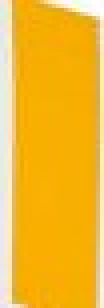
#> input picture project/image.png, 26 x 77 px (shown 4 times larger)
$ python elbow.py
#> lines starting #> are read from the running program, lines starting #| are printed output that depends on the picture
import cv2
import numpy as np
import matplotlib.pyplot as plt
from sklearn.cluster import KMeans
import imutils


from sklearn import metrics
from scipy.spatial.distance import cdist


clusters = 5 # try changing it
img = cv2.imread('image.png')
#> img is the input picture: shape (77, 26, 3); mean B, G, R 48.2, 185.6, 244
org_img = img.copy()
print('Org image shape --> ',img.shape)
#| Org image shape -->  (77, 26, 3)
img = imutils.resize(img,height=200)
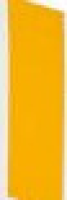
#> img: shape (200, 67, 3); mean B, G, R 48.2, 185.6, 244
print('After resizing shape --> ',img.shape)
#| After resizing shape -->  (200, 67, 3)
flat_img = np.reshape(img,(-1,3))
print('After Flattening shape --> ',flat_img.shape)
#| After Flattening shape -->  (13400, 3)


distortions = []
inertias = []
mapping1 = {}
mapping2 = {}
K = range(1, 10)


for k in K:
    # Building and fitting the model
    kmeanModel = KMeans(n_clusters=k).fit(flat_img)
    kmeanModel.fit(flat_img)

    distortions.append(sum(np.min(cdist(flat_img, kmeanModel.cluster_centers_,
                                        'euclidean'), axis=1)) / flat_img.shape[0])
    inertias.append(kmeanModel.inertia_)

    mapping1[k] = sum(np.min(cdist(flat_img, kmeanModel.cluster_centers_,
                                   'euclidean'), axis=1)) / flat_img.shape[0]
    mapping2[k] = kmeanModel.inertia_
#> after the loop, distortions = [66.76, 20.09, 13.23, 10.78, 7.94, 7.66, 6.74, 6.34, 6.07]; inertias = [90373359.6, 10652130.4, 4623672.2, 2964725.7, 1792435.6, 1659744, 1126049.2, 1011916.9, 851707.3]; mapping1 = 9 items; mapping2 = 9 items


plt.plot(K, distortions, 'bx-')
plt.xlabel('Values of K')
plt.ylabel('Distortion')
plt.title('The Elbow Method using Distortion')
plt.show()
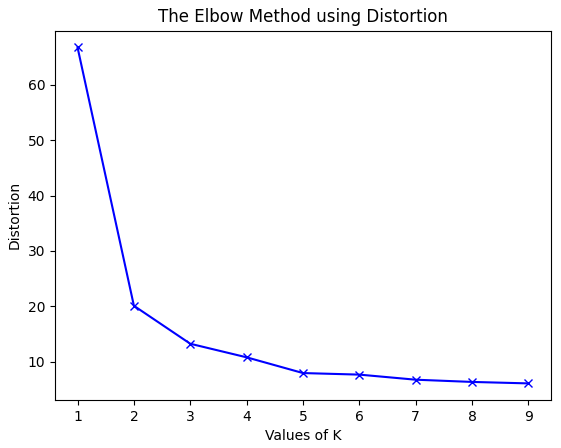
#> figure drawn by matplotlib, 1 panel
